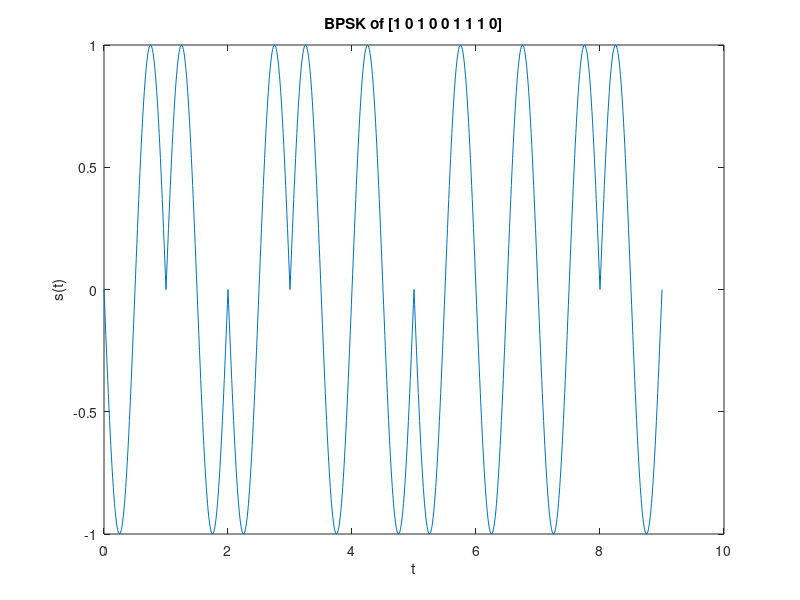

Reproduce this figure in MATLAB.
inputData = [1 0 1 0 0 1 1 1 0];
t=0:.01:length(inputData);
% Signal matrix
s=zeros(100*length(inputData)+1,1);
for i=1:length(inputData)
    % Index for signal matrix
    k=(i-1)*100;
    if inputData(i) == 0
        % If bit is 0 we use phase =0
        for j=i-1:.01:(i-1)+0.99
            k=k+1;
            s(k)=sin(2*pi*1*t(k));
        end
    else 
        % If bit is 1 we use phase = pi
        for j=i-1:.01:(i-1)+0.99
            k=k+1;
            s(k)=sin(2*pi*1*t(k) + pi);
        end
    end
end
plot(t,s);
xlabel('t');
ylabel('s(t)');
title('BPSK of [1 0 1 0 0 1 1 1 0]')

